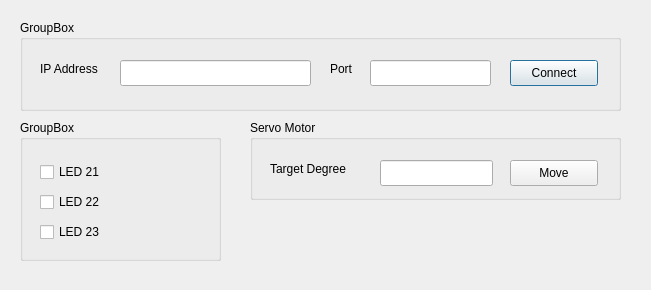
<?xml version="1.0" encoding="UTF-8"?>
<ui version="4.0">
 <class>Dialog</class>
 <widget class="QDialog" name="Dialog">
  <property name="geometry">
   <rect>
    <x>0</x>
    <y>0</y>
    <width>651</width>
    <height>290</height>
   </rect>
  </property>
  <property name="windowTitle">
   <string>Dialog</string>
  </property>
  <widget class="QGroupBox" name="groupBox">
   <property name="geometry">
    <rect>
     <x>20</x>
     <y>20</y>
     <width>601</width>
     <height>91</height>
    </rect>
   </property>
   <property name="title">
    <string>GroupBox</string>
   </property>
   <widget class="QLineEdit" name="ipEdit">
    <property name="geometry">
     <rect>
      <x>100</x>
      <y>40</y>
      <width>191</width>
      <height>26</height>
     </rect>
    </property>
   </widget>
   <widget class="QLabel" name="label">
    <property name="geometry">
     <rect>
      <x>20</x>
      <y>40</y>
      <width>81</width>
      <height>18</height>
     </rect>
    </property>
    <property name="text">
     <string>IP Address</string>
    </property>
   </widget>
   <widget class="QLabel" name="label_2">
    <property name="geometry">
     <rect>
      <x>310</x>
      <y>40</y>
      <width>51</width>
      <height>18</height>
     </rect>
    </property>
    <property name="text">
     <string>Port</string>
    </property>
   </widget>
   <widget class="QLineEdit" name="portEdit">
    <property name="geometry">
     <rect>
      <x>350</x>
      <y>40</y>
      <width>121</width>
      <height>26</height>
     </rect>
    </property>
   </widget>
   <widget class="QPushButton" name="connectButton">
    <property name="geometry">
     <rect>
      <x>490</x>
      <y>40</y>
      <width>88</width>
      <height>26</height>
     </rect>
    </property>
    <property name="text">
     <string>Connect</string>
    </property>
   </widget>
  </widget>
  <widget class="QGroupBox" name="groupBox_2">
   <property name="geometry">
    <rect>
     <x>20</x>
     <y>120</y>
     <width>201</width>
     <height>141</height>
    </rect>
   </property>
   <property name="title">
    <string>GroupBox</string>
   </property>
   <widget class="QCheckBox" name="led21">
    <property name="geometry">
     <rect>
      <x>20</x>
      <y>40</y>
      <width>92</width>
      <height>24</height>
     </rect>
    </property>
    <property name="text">
     <string>LED 21</string>
    </property>
   </widget>
   <widget class="QCheckBox" name="led22">
    <property name="geometry">
     <rect>
      <x>20</x>
      <y>70</y>
      <width>92</width>
      <height>24</height>
     </rect>
    </property>
    <property name="text">
     <string>LED 22</string>
    </property>
   </widget>
   <widget class="QCheckBox" name="led23">
    <property name="geometry">
     <rect>
      <x>20</x>
      <y>100</y>
      <width>92</width>
      <height>24</height>
     </rect>
    </property>
    <property name="text">
     <string>LED 23</string>
    </property>
   </widget>
  </widget>
  <widget class="QGroupBox" name="groupBox_3">
   <property name="geometry">
    <rect>
     <x>250</x>
     <y>120</y>
     <width>371</width>
     <height>80</height>
    </rect>
   </property>
   <property name="title">
    <string>Servo Motor</string>
   </property>
   <widget class="QLabel" name="label_3">
    <property name="geometry">
     <rect>
      <x>20</x>
      <y>40</y>
      <width>101</width>
      <height>18</height>
     </rect>
    </property>
    <property name="text">
     <string>Target Degree</string>
    </property>
   </widget>
   <widget class="QLineEdit" name="degreeEdit">
    <property name="geometry">
     <rect>
      <x>130</x>
      <y>40</y>
      <width>113</width>
      <height>26</height>
     </rect>
    </property>
   </widget>
   <widget class="QPushButton" name="moveButton">
    <property name="geometry">
     <rect>
      <x>260</x>
      <y>40</y>
      <width>88</width>
      <height>26</height>
     </rect>
    </property>
    <property name="text">
     <string>Move</string>
    </property>
   </widget>
  </widget>
 </widget>
 <resources/>
 <connections/>
</ui>
